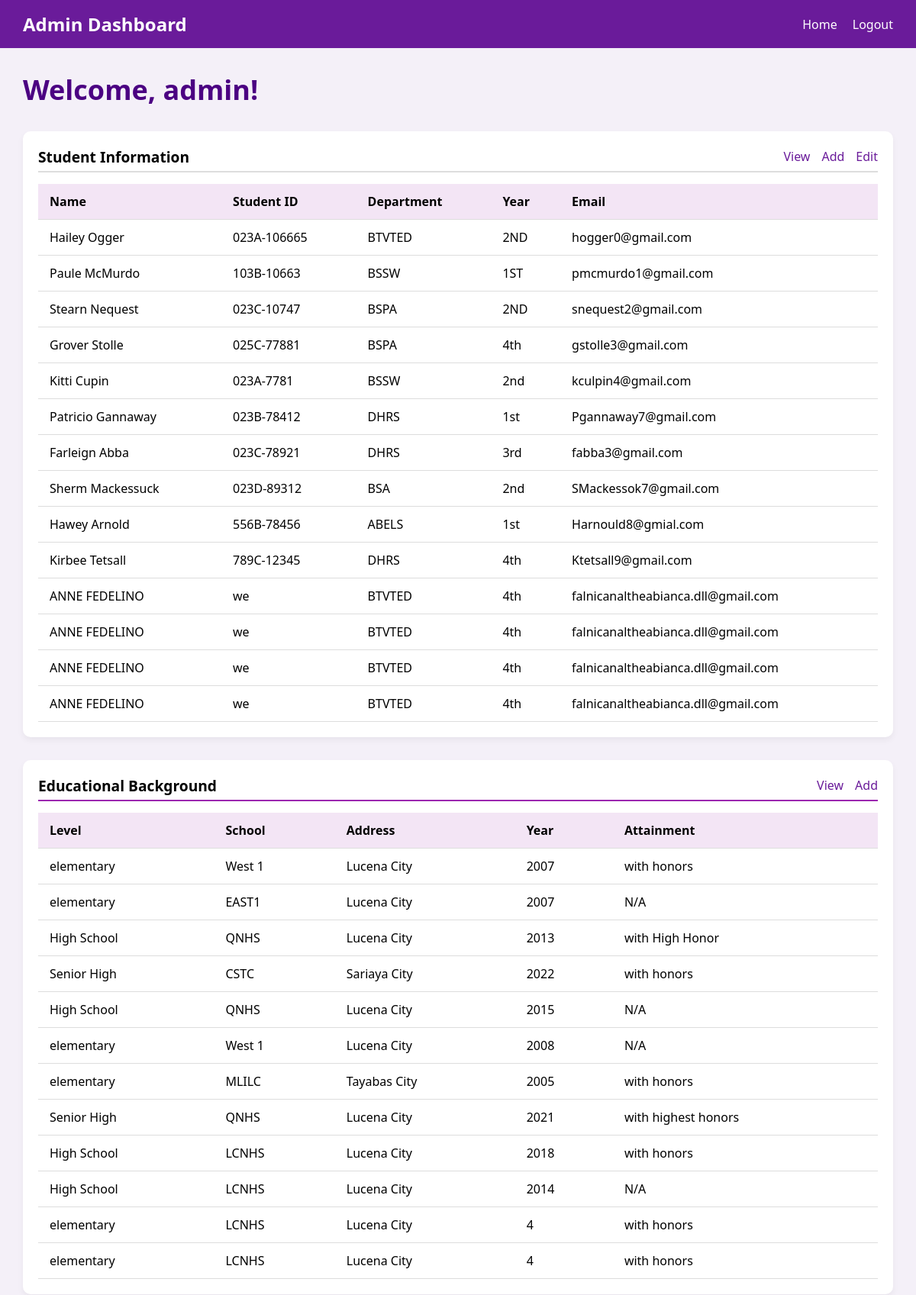
The page /dashboard/ (signed in, upper part) on the database its author committed.
### online_enrollment/models.py (models this page shows, shortened)
class StudentInfo(models.Model):
    name = models.CharField(max_length=100)
    studid = models.CharField(max_length=100)
    department = models.CharField(max_length=100)
    year = models.CharField(max_length=100)
    email = models.CharField(max_length=100)

class EducationalBackground(models.Model):
    level = models.CharField(max_length=100)
    school = models.CharField(max_length=100)
    address = models.CharField(max_length=100)
    year = models.IntegerField()
    attainment = models.CharField(max_length=100)

### online_enrollment/views.py (the view)
# urls.py: path('dashboard/', views.dashboard, name='dashboard'),
@login_required(login_url='login_user')
def dashboard(request):
    students = StudentInfo.objects.all()
    families = FamilyBackground.objects.all()
    education = EducationalBackground.objects.all()
    accounts = Account.objects.all()
    subjects = Subjects.objects.all()
    student_form = StudentInfoForm()
    education_form = EducationalBackgroundForm()
    context = {
        'students': students,
        'families': families,
        'education': education,
        'accounts': accounts,
        'subjects': subjects,
        'student_form': student_form,
        'education_form': education_form,
        'user': request.user
    }
    return render(request, 'accounts/dashboard.html', context)

### online_enrollment/templates/accounts/dashboard.html (shortened to what this page needs)
{% load static %}
<!DOCTYPE html>
<html>
<head>
    <link rel="stylesheet" href="{% static 'styles.css' %}">
</head>
<body>
<nav class="navbar">
    <div class="nav-brand">Admin Dashboard</div>
    <ul class="nav-links">
        <li><a href="{% url 'dashboard' %}">Home</a></li>
        <li><a href="{% url 'logout_user' %}">Logout</a></li>
    </ul>
</nav>
<div class="container">
    <div class="welcome-message">
        <h2>Welcome, {{ user.username }}!</h2>
    </div>
    <div class="card">
        <div class="sub-navbar">
            <span>Student Information</span>
            <ul>
                <li><a href="#">View</a></li>
                <li><a href="#">Add</a></li>
                <li><a href="#">Edit</a></li>
            </ul>
        </div>
        <table>
            <tr>
                <th>Name</th>
                <th>Student ID</th>
                <th>Department</th>
                <th>Year</th>
                <th>Email</th>
            </tr>
            {% for s in students %}
            <tr>
                <td>{{ s.name }}</td>
                <td>{{ s.studid }}</td>
                <td>{{ s.department }}</td>
                <td>{{ s.year }}</td>
                <td>{{ s.email }}</td>
            </tr>
            {% endfor %}
        </table>
    </div>
    <div class="card">
        <div class="sub-navbar green">
            <span>Educational Background</span>
            <ul>
                <li><a href="#">View</a></li>
                <li><a href="#">Add</a></li>
            </ul>
        </div>
        <table>
            <tr>
                <th>Level</th>
                <th>School</th>
                <th>Address</th>
                <th>Year</th>
                <th>Attainment</th>
            </tr>
            {% for e in education %}
            <tr>
                <td>{{ e.level }}</td>
                <td>{{ e.school }}</td>
                <td>{{ e.address }}</td>
                <td>{{ e.year }}</td>
                <td>{{ e.attainment }}</td>
            </tr>
            {% endfor %}
        </table>
    </div>
</div>
</body>
</html>

### online_enrollment/static/styles.css (style rules this page uses)
body { font-family: 'Segoe UI', Tahoma, Geneva, Verdana, sans-serif; background-color: #f4f0f8; margin: 0; padding: 0; }
.container { width: 95%; max-width: 1200px; margin: 20px auto; }
.navbar { display: flex; justify-content: space-between; align-items: center; background-color: #6a1b9a; color: white; padding: 15px 30px; }
.navbar .nav-brand { font-size: 1.5em; font-weight: bold; }
.navbar .nav-links { list-style: none; display: flex; margin: 0; padding: 0; }
.navbar .nav-links li { margin-left: 20px; }
.navbar .nav-links li a { color: white; text-decoration: none; font-weight: 500; transition: color 0.3s; }
.welcome-message { text-align: left; margin: 20px 0; font-size: 24px; color: #4b0082; font-weight: bold; }
.card { background-color: white; padding: 20px; margin-bottom: 30px; border-radius: 10px; box-shadow: 0 4px 8px rgba(0,0,0,0.05); }
.sub-navbar { display: flex; justify-content: space-between; align-items: center; margin-bottom: 15px; padding-bottom: 5px; border-bottom: 2px solid #ddd; }
.sub-navbar span { font-size: 1.2em; font-weight: bold; }
.sub-navbar ul { list-style: none; display: flex; margin: 0; padding: 0; }
.sub-navbar ul li { margin-left: 15px; }
.sub-navbar ul li a { text-decoration: none; color: #6a1b9a; font-weight: 500; transition: color 0.3s; }
.sub-navbar.green { border-bottom: 2px solid #9c27b0; }
table { width: 100%; border-collapse: collapse; margin-top: 10px; }
table th, table td { text-align: left; padding: 12px 15px; border-bottom: 1px solid #ddd; }
table th { background-color: #f3e5f5; font-weight: 600; }

### rows shown on the page
StudentInfo: name "Hailey Ogger", studid "023A-106665", department "BTVTED", year "2ND", email "hogger0@gmail.com"
StudentInfo: name "Paule McMurdo", studid "103B-10663", department "BSSW", year "1ST", email "pmcmurdo1@gmail.com"
StudentInfo: name "Stearn Nequest", studid "023C-10747", department "BSPA", year "2ND", email "snequest2@gmail.com"
StudentInfo: name "Grover Stolle", studid "025C-77881", department "BSPA", year "4th", email "gstolle3@gmail.com"
StudentInfo: name "Kitti Cupin", studid "023A-7781", department "BSSW", year "2nd", email "kculpin4@gmail.com"
StudentInfo: name "Patricio Gannaway", studid "023B-78412", department "DHRS", year "1st", email "Pgannaway7@gmail.com"
StudentInfo: name "Farleign Abba", studid "023C-78921", department "DHRS", year "3rd", email "fabba3@gmail.com"
StudentInfo: name "Sherm Mackessuck", studid "023D-89312", department "BSA", year "2nd", email "SMackessok7@gmail.com"
StudentInfo: name "Hawey Arnold", studid "556B-78456", department "ABELS", year "1st", email "Harnould8@gmial.com"
StudentInfo: name "Kirbee Tetsall", studid "789C-12345", department "DHRS", year "4th", email "Ktetsall9@gmail.com"
StudentInfo: name "ANNE FEDELINO", studid "we", department "BTVTED", year "4th", email "falnicanaltheabianca.dll@gmail.com"
StudentInfo: name "ANNE FEDELINO", studid "we", department "BTVTED", year "4th", email "falnicanaltheabianca.dll@gmail.com"
StudentInfo: name "ANNE FEDELINO", studid "we", department "BTVTED", year "4th", email "falnicanaltheabianca.dll@gmail.com"
StudentInfo: name "ANNE FEDELINO", studid "we", department "BTVTED", year "4th", email "falnicanaltheabianca.dll@gmail.com"
EducationalBackground: level "elementary", school "West 1", address "Lucena City", year "2007", attainment "with honors"
EducationalBackground: level "elementary", school "EAST1", address "Lucena City", year "2007", attainment "N/A"
EducationalBackground: level "High School", school "QNHS", address "Lucena City", year "2013", attainment "with High Honor"
EducationalBackground: level "Senior High", school "CSTC", address "Sariaya City", year "2022", attainment "with honors"
EducationalBackground: level "High School", school "QNHS", address "Lucena City", year "2015", attainment "N/A"
EducationalBackground: level "elementary", school "West 1", address "Lucena City", year "2008", attainment "N/A"
EducationalBackground: level "elementary", school "MLILC", address "Tayabas City", year "2005", attainment "with honors"
EducationalBackground: level "Senior High", school "QNHS", address "Lucena City", year "2021", attainment "with highest honors"
EducationalBackground: level "High School", school "LCNHS", address "Lucena City", year "2018", attainment "with honors"
EducationalBackground: level "High School", school "LCNHS", address "Lucena City", year "2014", attainment "N/A"
EducationalBackground: level "elementary", school "LCNHS", address "Lucena City", year "4", attainment "with honors"
EducationalBackground: level "elementary", school "LCNHS", address "Lucena City", year "4", attainment "with honors"

### other values the page prints
{{ user.username }} "admin"
